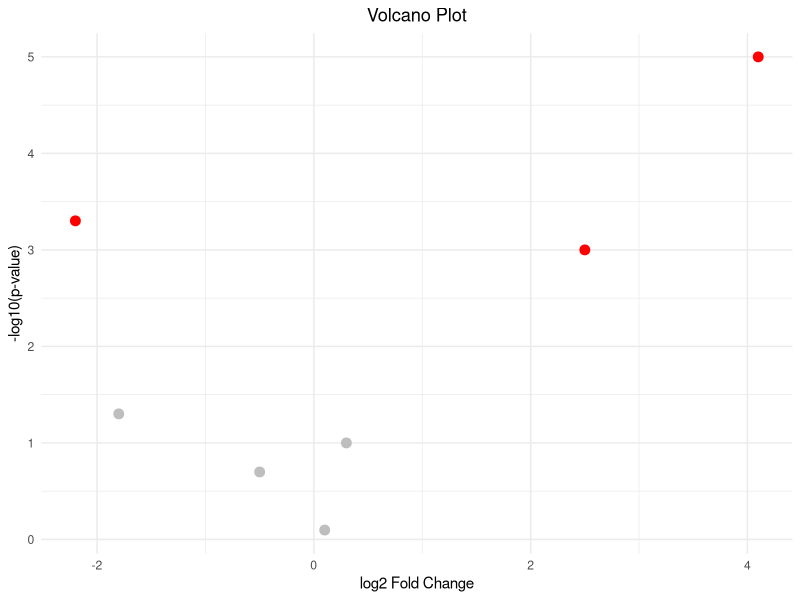
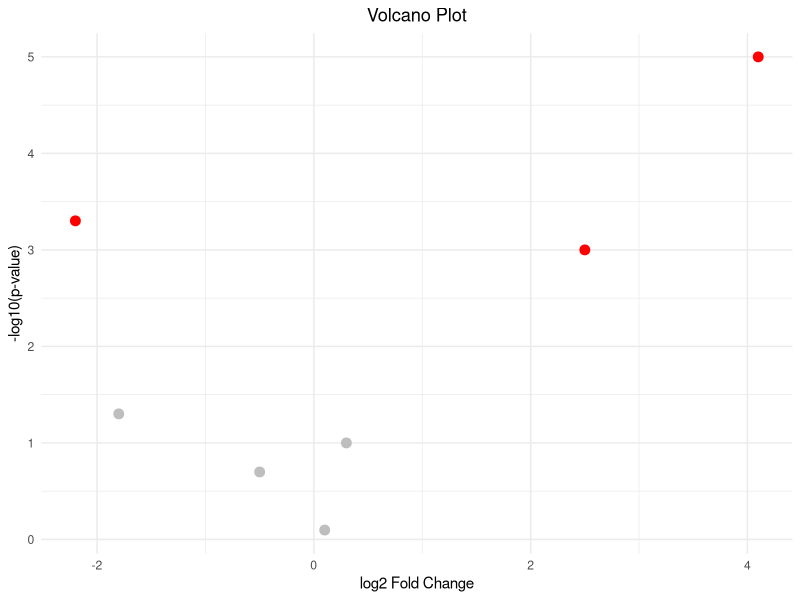

Recreate these plots in R, in order.
library(ggplot2)
# 示例数据：包含基因、log2FoldChange 和 pValue
df <- data.frame(
  Gene = c("Gene1", "Gene2", "Gene3", "Gene4", "Gene5", "Gene6", "Gene7"),
  log2FoldChange = c(2.5, -1.8, 0.3, -2.2, 0.1, 4.1, -0.5),
  pValue = c(0.001, 0.05, 0.1, 0.0005, 0.8, 0.00001, 0.2)
)

# 计算 -log10(pValue)，用于显示在火山图中
df$negLog10P <- -log10(df$pValue)
# 创建火山图
ggplot(df, aes(x = log2FoldChange, y = negLog10P)) +
  geom_point(aes(color = pValue < 0.05 & abs(log2FoldChange) > 1), size = 3) +  # 根据 pValue 和 log2FoldChange 来设定显著性
  scale_color_manual(values = c("grey", "red")) +  # 非显著为灰色，显著的为红色
  labs(
    title = "Volcano Plot",
    x = "log2 Fold Change",
    y = "-log10(p-value)"
  ) +
  theme_minimal() +
  theme(
    legend.position = "none",
    plot.title = element_text(hjust = 0.5)
  )
# 保存为 PNG 图像
ggsave("volcano_plot.png", width = 8, height = 6)
